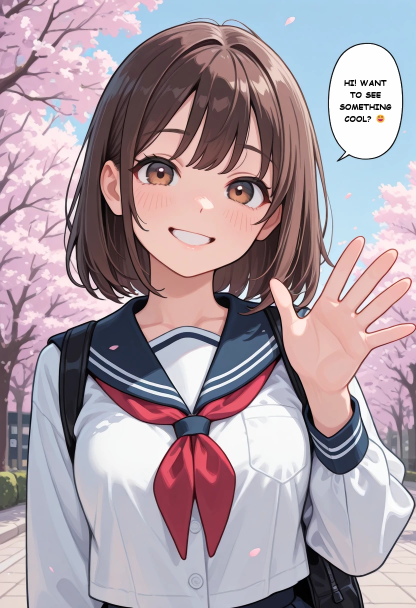
#> input picture images/illustrious_con_nodo.webp, 832 x 1216 px (shown at 1/2 size); its folder holds only this picture in this run
$ python -i bubble_text.py   (imports and definitions only)
#> lines starting #> are read from the running program, lines starting #| are printed output that depends on the picture
"""
Detecta globos de diálogo blancos en la imagen generada y escribe el texto
del usuario dentro, centrado y con el tamaño de letra más grande que quepa.

- Cada párrafo (separado por una línea en blanco) va a un globo distinto,
  en orden de lectura.
- Si el globo trae letras inventadas por el modelo, se borran antes de escribir.
"""

import logging
import math
import os
import re
import sys
import textwrap
from functools import lru_cache

import numpy as np
import torch
from PIL import Image, ImageDraw, ImageFont
from scipy import ndimage
from scipy.spatial import ConvexHull

try:
    from fontTools.ttLib import TTFont
except ImportError:  # sin fontTools: solo se usa la fuente principal
    TTFont = None

log = logging.getLogger("BubbleText")

NODE_DIR = os.path.dirname(os.path.abspath(__file__))
USER_FONT_DIR = os.path.join(NODE_DIR, "fonts")
WIN_FONT_DIR = os.path.join(os.environ.get("WINDIR", r"C:\Windows"), "Fonts")
WIN_FONTS = ["comicbd.ttf", "comic.ttf", "comicz.ttf", "impact.ttf", "ariblk.ttf",
             "arialbd.ttf", "verdanab.ttf", "tahomabd.ttf", "segoeprb.ttf"]

# fuentes de respaldo para lo que la fuente elegida no tenga (emojis, símbolos)
FALLBACK_FONTS = [os.path.join(WIN_FONT_DIR, f) for f in ("seguiemj.ttf", "seguisym.ttf")]
# selectores de variante, unión de emojis y tonos de piel: sin raqm no se combinan y salen sueltos
EMOJI_JOINERS = re.compile("[︎️‍🏻-🏿]")
EMOJI_CHARS = re.compile("[☀-➿⬀-⯿🀀-🫿︎️‍]")

READING_LTR = "left → right"
READING_RTL = "right → left (manga)"
# valores de versiones anteriores, para que los workflows ya guardados sigan funcionando
LEGACY_READING = {"izquierda → derecha": READING_LTR, "derecha → izquierda (manga)": READING_RTL}


# [31 lines left out: functions available_fonts, parse_color, font_codepoints, not called in this run]


class MixedFont:
    """Fuente principal + respaldo para emojis/símbolos que la principal no tenga."""

    # [8 lines left out: function __init__, not called in this run]

    def getmetrics(self):
        return self.main.getmetrics()

    # [17 lines left out: functions _font_for, runs, not called in this run]

    def getlength(self, text):
        return sum(font.getlength(run) for font, run in self.runs(text))

    # [7 lines left out: function draw_centered, not called in this run]


def split_texts(text):
    parts = re.split(r"\n\s*\n", text.strip())
    return [" ".join(p.split()) for p in parts if p.strip()]


# [246 lines left out: functions solidity, count_letters, outline_score, split_joined, bubble_metrics, looks_like_bubble and 8 more, not called in this run]


STYLE_NATURAL = "natural (Anima)"
STYLE_TAGS = "tags (Illustrious / NoobAI)"


SIZE_SMALL, SIZE_MEDIUM, SIZE_LARGE = "small", "medium", "large"


# [47 lines left out: functions bubble_prompt, text_color, erase_bubble, not called in this run]


def render_bubbles(image, cfg):
    b, h, w, _ = image.shape
    empty_mask = torch.zeros((b, h, w), dtype=torch.float32)
    texts = split_texts(cfg["texto"])
    if not cfg["activado"] or not texts:
        return (image, empty_mask)
    font_path = available_fonts().get(cfg["fuente"])
    if not font_path:
        log.warning("[BubbleText] Font not found: %s", cfg["fuente"])
        return (image, empty_mask)
    texts = [EMOJI_JOINERS.sub("", t) for t in texts]
    if cfg["mayusculas"]:
        texts = [t.upper() for t in texts]

    out_images, out_masks = [], []
    for i in range(b):
        rgb = (image[i].cpu().numpy() * 255).clip(0, 255).astype(np.uint8)
        mask = np.zeros((h, w), dtype=np.float32)
        bubbles = find_bubbles(rgb, cfg["umbral_blanco"])
        if not bubbles:
            log.warning("[BubbleText] No speech bubble found in image %d.", i)
        lettered = [bb for bb in bubbles if bb["letters"] >= 4]
        if len(texts) == 1 and len(lettered) > 1:
            # el modelo repartió la frase en varios globos: la repartimos igual, en orden de lectura
            chosen = reading_order(lettered[:4], h, cfg["orden_lectura"])
            texts_i = split_across(texts[0], chosen)
            chosen = chosen[:len(texts_i)]
        else:
            if len(bubbles) < len(texts):
                log.warning("[BubbleText] %d texts but only %d bubbles.", len(texts), len(bubbles))
            chosen = reading_order(bubbles[:len(texts)], h, cfg["orden_lectura"])
            texts_i = texts
        # globos con letras de la IA que no reciben texto: se limpian para que no quede basura
        leftover = [bb for bb in lettered if all(bb is not c for c in chosen)] if cfg["borrar_texto_ia"] else []

        pil = Image.fromarray(rgb)
        for bubble in leftover:
            erase_bubble(pil, rgb, bubble)
        draw = ImageDraw.Draw(pil)
        for bubble, text in zip(chosen, texts_i):
            ox, oy = bubble["offset"]
            fh, fw = bubble["filled"].shape
            if cfg["borrar_texto_ia"]:
                erase_bubble(pil, rgb, bubble)
                draw = ImageDraw.Draw(pil)
            fit = fit_text(bubble, text, font_path, cfg["tamano_maximo"], cfg["margen"])
            if fit is None:
                log.warning("[BubbleText] Text doesn't fit in the bubble: %r", text)
                continue
            font, lines, (cx, top), step = fit
            color = text_color(cfg["color_texto"], bubble["paper"])
            for n, line in enumerate(lines):
                font.draw_centered(draw, ox + cx, oy + top + n * step, line, color)
            mask[oy:oy + fh, ox:ox + fw][bubble["filled"]] = 1.0

        out_images.append(torch.from_numpy(np.asarray(pil).astype(np.float32) / 255.0))
        out_masks.append(torch.from_numpy(mask))
    return (torch.stack(out_images), torch.stack(out_masks))


class _LoraManagerImageExtractor:
    """Para LoRA Manager: que la receta use la imagen con el texto ya escrito.

    LoRA Manager toma como imagen de la receta la salida del primer VAE Decode,
    que todavía tiene las letras de la IA. Tras escribir el texto, la sustituimos.
    """

    images_key = "images"

    @staticmethod
    def extract(node_id, inputs, outputs, metadata):
        pass

    # [6 lines left out: function update, not called in this run]


def register_with_lora_manager():
    """Engancha los nodos que escriben texto al recolector de metadatos de LoRA Manager, si está instalado."""
    for name, module in list(sys.modules.items()):
        if name.endswith("metadata_collector.node_extractors") and hasattr(module, "NODE_EXTRACTORS"):
            _LoraManagerImageExtractor.images_key = getattr(module, "IMAGES", "images")
            for node_type in ("SpeechBubbleRender", "SpeechBubbleTextAuto"):
                module.NODE_EXTRACTORS.setdefault(node_type, _LoraManagerImageExtractor)


class SpeechBubblePrompt:
    """Como un LoRA para el prompt: si está activo añade el globo con el texto."""

    # [11 lines left out: function INPUT_TYPES, not called in this run]

    @classmethod
    def VALIDATE_INPUTS(cls, orden_lectura):
        return validate_reading_order(orden_lectura)

    RETURN_TYPES = ("STRING", "BUBBLE_CONFIG")
    RETURN_NAMES = ("prompt", "bubble")
    FUNCTION = "run"
    CATEGORY = "image/text"
    DESCRIPTION = ("Works like a LoRA for your prompt: when enabled, it asks the model for a clean white speech bubble. "
                   "Connect 'bubble' to 💬 Bubble Text · Write.")

    # [9 lines left out: function run, not called in this run]


class SpeechBubbleRender:
    """Escribe el texto configurado en '💬 Globo de texto' sobre la imagen final."""

    @classmethod
    def INPUT_TYPES(cls):
        return {"required": {"image": ("IMAGE",), "globo": ("BUBBLE_CONFIG", {"display_name": "bubble"})}}

    RETURN_TYPES = ("IMAGE", "MASK")
    RETURN_NAMES = ("IMAGE", "bubble mask")
    FUNCTION = "run"
    CATEGORY = "image/text"
    DESCRIPTION = "Finds the speech bubbles, erases the AI's letters and writes your text with a real font."

    def run(self, image, globo):
        register_with_lora_manager()
        return render_bubbles(image, globo)


class SpeechBubbleText:
    """Versión todo en uno (sin tocar el prompt)."""

    @classmethod
    def INPUT_TYPES(cls):
        return {"required": {"image": ("IMAGE",), **settings_inputs()}}

    @classmethod
    def VALIDATE_INPUTS(cls, orden_lectura):
        return validate_reading_order(orden_lectura)

    RETURN_TYPES = ("IMAGE", "MASK")
    RETURN_NAMES = ("IMAGE", "bubble mask")
    FUNCTION = "run"
    CATEGORY = "image/text"
    DESCRIPTION = "All-in-one: writes your text in the speech bubbles without touching the prompt."

    def run(self, image, **cfg):
        register_with_lora_manager()
        return render_bubbles(image, cfg)

>>> import cv2
>>> picture = cv2.imread('images/illustrious_con_nodo.webp', cv2.IMREAD_GRAYSCALE)
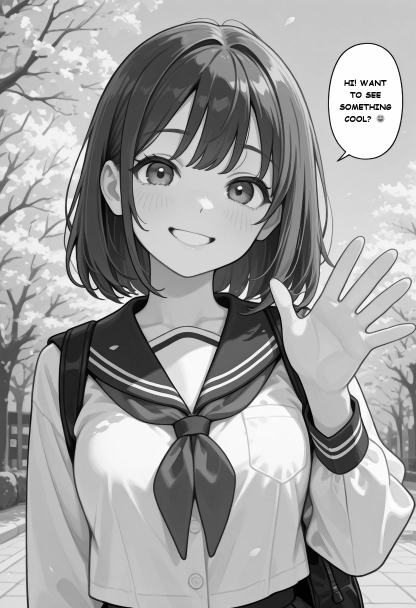
#> picture: shape (1216, 832) (shown at 1/2 size); min 0, max 255, mean 161.2
>>> result = SpeechBubbleText().run(picture)
#> (the run stopped early here; a loop or call above may not have finished)

$ run again, on images/illustrious_sin_nodo.webp
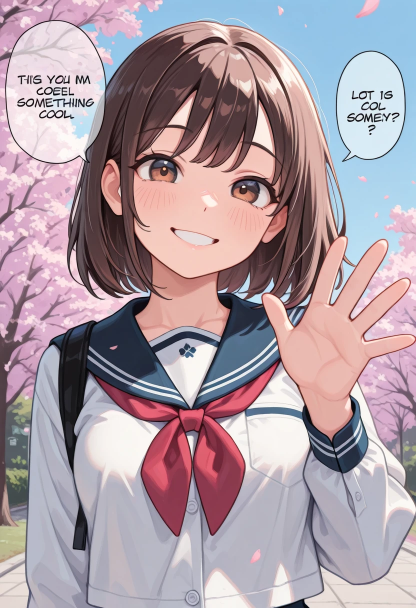
#> input picture images/illustrious_sin_nodo.webp, 832 x 1216 px (shown at 1/2 size)
#> `picture = cv2.imread('images/illustrious_con_nodo.webp', cv2.IMREAD_GR..`:
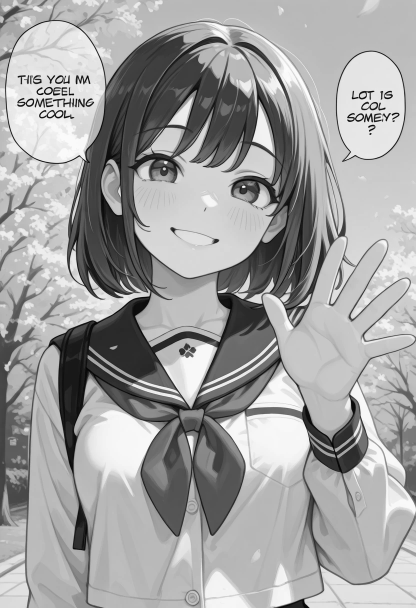
#> picture: shape (1216, 832) (shown at 1/2 size); min 0, max 255, mean 161.9
